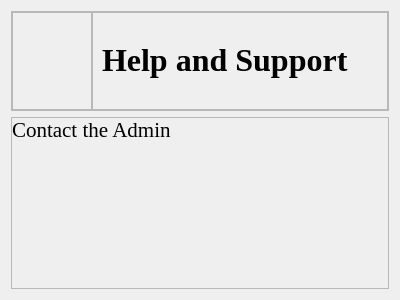
<?xml version="1.0" encoding="UTF-8"?>
<ui version="4.0">
 <class>helpandsupport</class>
 <widget class="QDialog" name="helpandsupport">
  <property name="geometry">
   <rect>
    <x>0</x>
    <y>0</y>
    <width>400</width>
    <height>300</height>
   </rect>
  </property>
  <property name="windowTitle">
   <string>Dialog</string>
  </property>
  <layout class="QVBoxLayout" name="verticalLayout">
   <item>
    <widget class="QFrame" name="frame_title">
     <property name="maximumSize">
      <size>
       <width>16777215</width>
       <height>100</height>
      </size>
     </property>
     <property name="frameShape">
      <enum>QFrame::StyledPanel</enum>
     </property>
     <property name="frameShadow">
      <enum>QFrame::Raised</enum>
     </property>
     <layout class="QHBoxLayout" name="horizontalLayout">
      <property name="spacing">
       <number>0</number>
      </property>
      <property name="leftMargin">
       <number>0</number>
      </property>
      <property name="topMargin">
       <number>0</number>
      </property>
      <property name="rightMargin">
       <number>0</number>
      </property>
      <property name="bottomMargin">
       <number>0</number>
      </property>
      <item>
       <widget class="QFrame" name="frame_logo">
        <property name="maximumSize">
         <size>
          <width>80</width>
          <height>16777215</height>
         </size>
        </property>
        <property name="frameShape">
         <enum>QFrame::StyledPanel</enum>
        </property>
        <property name="frameShadow">
         <enum>QFrame::Raised</enum>
        </property>
        <layout class="QHBoxLayout" name="horizontalLayout_3">
         <item>
          <widget class="QLabel" name="label_logo">
           <property name="maximumSize">
            <size>
             <width>16777215</width>
             <height>74</height>
            </size>
           </property>
           <property name="text">
            <string/>
           </property>
           <property name="pixmap">
            <pixmap resource="Resource.qrc">:/rec/drive-download-20221026T014232Z-001/Help.png</pixmap>
           </property>
           <property name="scaledContents">
            <bool>true</bool>
           </property>
          </widget>
         </item>
        </layout>
       </widget>
      </item>
      <item>
       <widget class="QFrame" name="frame_name">
        <property name="frameShape">
         <enum>QFrame::StyledPanel</enum>
        </property>
        <property name="frameShadow">
         <enum>QFrame::Raised</enum>
        </property>
        <layout class="QHBoxLayout" name="horizontalLayout_2">
         <item>
          <widget class="QLabel" name="label_name">
           <property name="font">
            <font>
             <family>Times New Roman</family>
             <pointsize>24</pointsize>
            </font>
           </property>
           <property name="text">
            <string>&lt;html&gt;&lt;head/&gt;&lt;body&gt;&lt;p&gt;&lt;span style=&quot; font-size:24pt; font-weight:700;&quot;&gt;Help and Support&lt;/span&gt;&lt;/p&gt;&lt;/body&gt;&lt;/html&gt;</string>
           </property>
          </widget>
         </item>
        </layout>
       </widget>
      </item>
     </layout>
    </widget>
   </item>
   <item>
    <widget class="QFrame" name="frame_body">
     <property name="font">
      <font>
       <family>Times New Roman</family>
       <pointsize>12</pointsize>
      </font>
     </property>
     <property name="frameShape">
      <enum>QFrame::StyledPanel</enum>
     </property>
     <property name="frameShadow">
      <enum>QFrame::Raised</enum>
     </property>
     <layout class="QVBoxLayout" name="verticalLayout_2">
      <property name="spacing">
       <number>0</number>
      </property>
      <property name="leftMargin">
       <number>0</number>
      </property>
      <property name="topMargin">
       <number>0</number>
      </property>
      <property name="rightMargin">
       <number>0</number>
      </property>
      <property name="bottomMargin">
       <number>0</number>
      </property>
      <item alignment="Qt::AlignTop">
       <widget class="QLabel" name="label">
        <property name="text">
         <string>&lt;html&gt;&lt;head/&gt;&lt;body&gt;&lt;p&gt;&lt;span style=&quot; font-size:16pt;&quot;&gt;Contact the Admin&lt;/span&gt;&lt;/p&gt;&lt;/body&gt;&lt;/html&gt;</string>
        </property>
       </widget>
      </item>
     </layout>
    </widget>
   </item>
  </layout>
 </widget>
 <resources>
  <include location="Resource.qrc"/>
 </resources>
 <connections/>
</ui>
